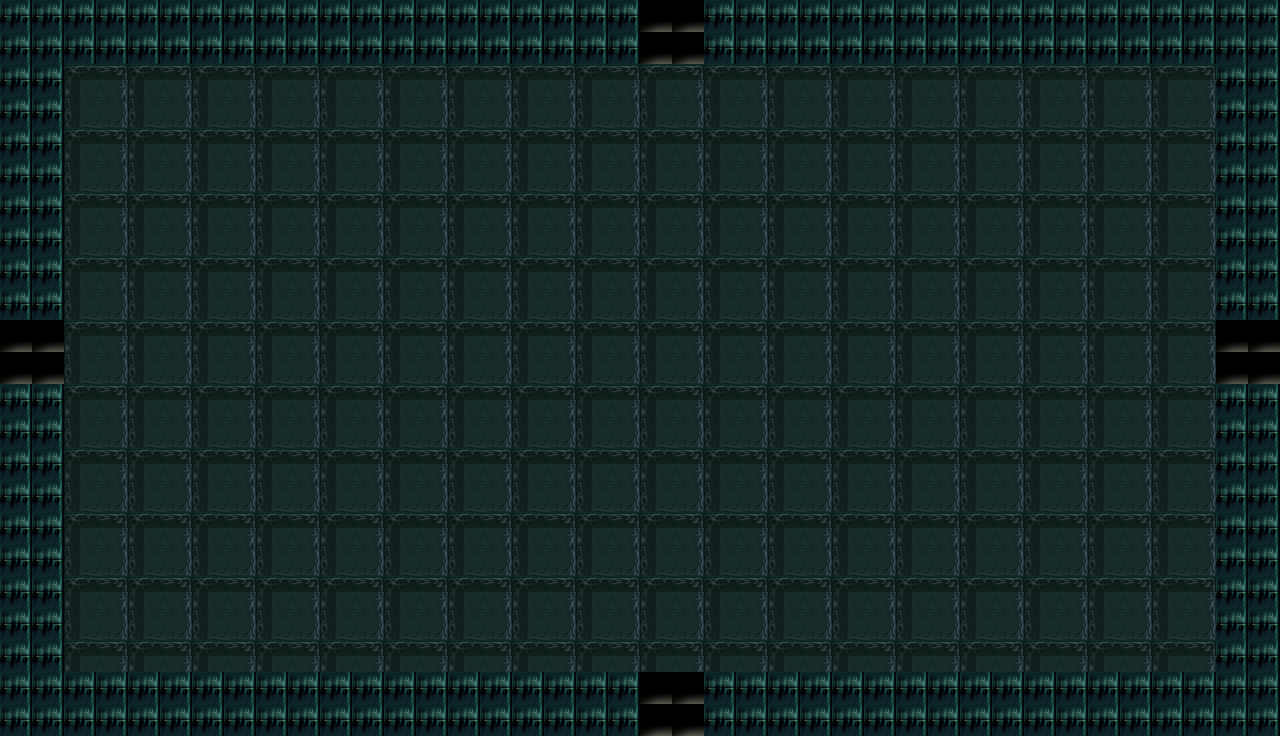

A level layout from a 2D game, rendered from its tile map. Below: a short description, then the map file with tile-grid data replaced by summaries:
An orthogonal 40x23 tile map with 32x32 px tiles, 2 tile layers (Background, Decorations), 16 tilesets and 16 objects (8x Wall, 4x Door, MovingTarget, Trollph, DarkRalph, ...).

<map version="1.0" orientation="orthogonal" width="40" height="23" tilewidth="32" tileheight="32">
 <properties>
  <property name="WallWidth" value="2" />
 </properties>
 <tileset firstgid="1" name="Z18-TileA1" tilewidth="32" tileheight="32">
  <image source="../Tilesets/Z18-TileA1.png" width="512" height="384" />
 </tileset>
 <tileset firstgid="193" name="Z18-TileC" tilewidth="32" tileheight="32">
  <image source="../Tilesets/Z18-TileC.png" width="512" height="512" />
 </tileset>
 <tileset firstgid="449" name="misc" tilewidth="32" tileheight="32">
  <image source="../Tilesets/misc.png" trans="c0dcc0" width="512" height="512" />
 </tileset>
 <tileset firstgid="705" name="misc2" tilewidth="32" tileheight="32">
  <image source="../Tilesets/misc2.png" trans="c0dcc0" width="512" height="512" />
 </tileset>
 <tileset firstgid="961" name="misc3" tilewidth="32" tileheight="32">
  <image source="../Tilesets/misc3.png" trans="c0dcc0" width="512" height="512" />
 </tileset>
 <tileset firstgid="1217" name="tech1" tilewidth="32" tileheight="32">
  <image source="../Tilesets/tech1.png" trans="c0dcc0" width="512" height="512" />
 </tileset>
 <tileset firstgid="1473" name="tech2" tilewidth="32" tileheight="32">
  <image source="../Tilesets/tech2.png" trans="c0dcc0" width="256" height="512" />
 </tileset>
 <tileset firstgid="1601" name="tech3" tilewidth="32" tileheight="32">
  <image source="../Tilesets/tech3.png" trans="c0dcc0" width="512" height="480" />
 </tileset>
 <tileset firstgid="1841" name="tech4" tilewidth="32" tileheight="32">
  <image source="../Tilesets/tech4.png" trans="c0dcc0" width="480" height="512" />
 </tileset>
 <tileset firstgid="2081" name="terrain1" tilewidth="32" tileheight="32">
  <image source="../Tilesets/terrain1.png" trans="c0dcc0" width="512" height="384" />
 </tileset>
 <tileset firstgid="2273" name="terrain2" tilewidth="32" tileheight="32">
  <image source="../Tilesets/terrain2.png" trans="c0dcc0" width="512" height="384" />
 </tileset>
 <tileset firstgid="2465" name="terrain3" tilewidth="32" tileheight="32">
  <image source="../Tilesets/terrain3.png" trans="c0dcc0" width="512" height="384" />
 </tileset>
 <tileset firstgid="2657" name="terrain4" tilewidth="32" tileheight="32">
  <image source="../Tilesets/terrain4.png" trans="c0dcc0" width="512" height="384" />
 </tileset>
 <tileset firstgid="2849" name="texture1" tilewidth="32" tileheight="32">
  <image source="../Tilesets/texture1.png" trans="c0dcc0" width="512" height="256" />
 </tileset>
 <tileset firstgid="2977" name="texture2" tilewidth="32" tileheight="32">
  <image source="../Tilesets/texture2.png" trans="c0dcc0" width="512" height="480" />
 </tileset>
 <tileset firstgid="3217" name="texture3" tilewidth="32" tileheight="32">
  <image source="../Tilesets/texture3.png" trans="c0dcc0" width="256" height="512" />
 </tileset>
 <layer name="Background" width="40" height="23">
  <data>[920 cells, 920 non-empty, 6 distinct tile ids]</data>
 </layer>
 <layer name="Decorations" width="40" height="23">
  <data>[920 cells, 0 non-empty, 0 distinct tile ids]</data>
 </layer>
 <objectgroup name="Collisions" width="40" height="23">
  <object name="Trigger" type="Wall" x="0" y="0" width="640" height="64" />
  <object name="Trigger" type="Wall" x="0" y="65" width="61" height="255" />
  <object name="Trigger" type="Wall" x="1214" y="65" width="64" height="288" />
  <object name="Trigger" type="Wall" x="1" y="672" width="640" height="64" />
  <object name="Trigger" type="Wall" x="1" y="390" width="61" height="282" />
 </objectgroup>
 <objectgroup name="Entities" width="40" height="23">
  <object name="Trigger" type="Door" x="-3" y="321" width="65" height="69">
   <properties>
    <property name="DestinationRoom" value="TestDungeon1" />
    <property name="DestinationSpawnName" value="2" />
   </properties>
  </object>
  <object name="Enemy" type="MovingTarget" x="300" y="300" width="10" height="10" />
  <object name="NPC" type="Trollph" x="972" y="172" width="11" height="9" />
  <object name="NPC" type="DarkRalph" x="1001" y="494" width="15" height="13" />
 </objectgroup>
 <objectgroup name="Triggers" width="40" height="23">
  <object name="Trigger" type="Wall" x="704" y="672" width="576" height="64" />
  <object name="Trigger" type="Wall" x="704" y="0" width="576" height="64" />
  <object name="Trigger" type="Wall" x="1216" y="416" width="64" height="256" />
  <object name="Trigger" type="Door" x="640" y="0" width="64" height="32">
   <properties>
    <property name="DestinationRoom" value="TestDungeon1" />
    <property name="DestinationSpawnName" value="2" />
   </properties>
  </object>
  <object name="Trigger" type="Door" x="1248" y="352" width="32" height="64">
   <properties>
    <property name="DestinationRoom" value="TestDungeon1" />
    <property name="DestinationSpawnName" value="2" />
   </properties>
  </object>
  <object name="Trigger" type="Door" x="640" y="704" width="64" height="32">
   <properties>
    <property name="DestinationRoom" value="TestDungeon1" />
    <property name="DestinationSpawnName" value="2" />
   </properties>
  </object>
 </objectgroup>
 <objectgroup name="PlayerSpawns" width="40" height="23">
  <object name="PlayerSpawn" x="96" y="351" width="25" height="26">
   <properties>
    <property name="SpawnName" value="1" />
   </properties>
  </object>
 </objectgroup>
</map>
